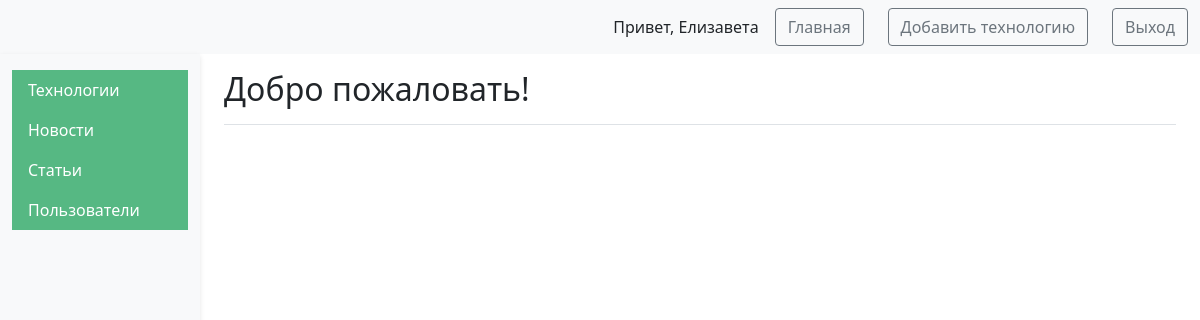
The page /tech_admin (signed in) on the database as committed earlier.
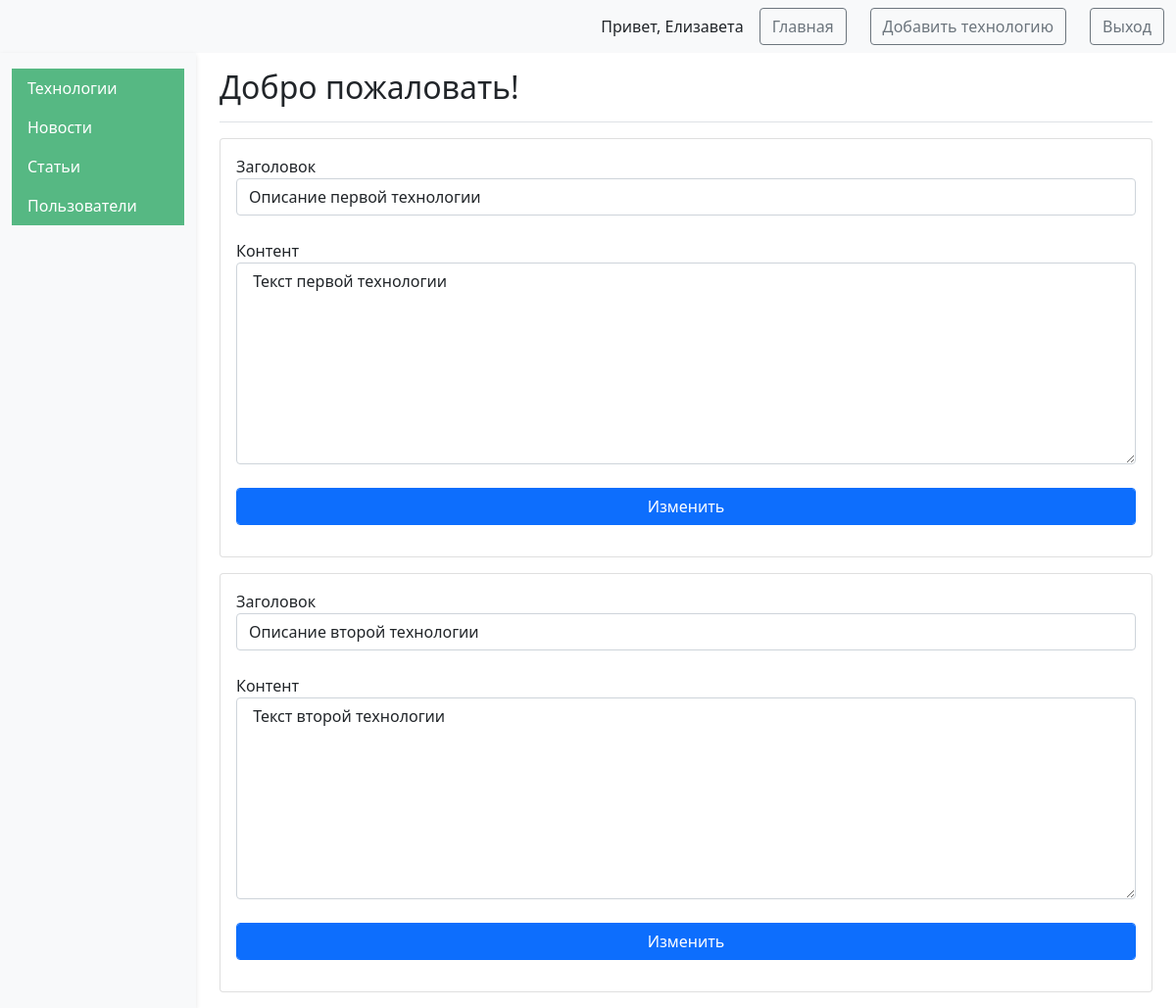
The same page on the database as committed later.
### tables this page shows
CREATE TABLE technologies (
    id INTEGER PRIMARY KEY AUTOINCREMENT,
    summary TEXT NOT NULL,
    content TEXT NOT NULL
);

### app.py (the view, shortened to what this page needs)
@app.route("/tech_admin", methods=["POST", "GET"])
@login_required
def tech_admin():
    return render_template(
        'technol_admin.html',
        posts=dbase.getTechnJSON(),
        user_name=current_user.get_name(),
        is_admin=int(current_user.get_admin())
    )

### DataBase.py (called while the page is built)
    def getTechnJSON(self):
        sql = '''SELECT * FROM technologies'''
        try:
            self.__cur.execute(sql)
            res = self.__cur.fetchall()
            if res:
                blocks_list = [dict(ix) for ix in res]
                return blocks_list
        except:
            return False
        return []

    def getUser(self, user_id):
        try:
            self.__cur.execute(
                f"SELECT * FROM users WHERE id = {user_id} LIMIT 1")
            res = self.__cur.fetchone()
            if not res:
                print("Пользователь не найден")
                return False
            return res
        except sqlite3.Error as e:
            print("Ошибка получения из БД "+str(e))
        return False

### UserLogin.py (called while the page is built)
    def fromDB(self, user_id, db):
        self.__user = db.getUser(user_id)
        return self

    def get_name(self):
        return str(self.__user['name'])

    def get_admin(self):
        return str(self.__user['is_admin'])

### app.py (called while the page is built)
@app.before_request
def before_request():
    global dbase
    db = get_db()
    dbase = DataBase(db)

@login_manager.user_loader  # Загрузка пользователя
def load_user(user_id):
    return UserLogin().fromDB(user_id, dbase)

### templates/technol_admin.html (shortened to what this page needs)
<!DOCTYPE html>
<html lang="en">
<head>
	<link href="https://cdn.jsdelivr.net/npm/bootstrap@5.1.3/dist/css/bootstrap.min.css" rel="stylesheet">
</head>
<body>
	<nav class="navbar navbar-expand-lg navbar-light bg-light">
		<div class="container-fluid">
			<div class="d-flex align-items-center">
				<span class="me-3">Привет, {{user_name}}</span>
				<a href="{{ url_for('index') }}" class="btn btn-outline-secondary me-4">Главная</a>
				<a class="btn btn-outline-secondary me-4" href="{{url_for('addTech')}}">Добавить технологию</a>
				<a href="{{ url_for('logout') }}" class="btn btn-outline-secondary">Выход</a>
			</div>
		</div>
	</nav>
	<div class="container-fluid">
		<div class="row">
			{% if is_admin == 1 %}
			<nav id="sidebarMenu" class="col-md-3 col-lg-2 d-md-block bg-light sidebar collapse">
				<div class="position-sticky pt-3">
					<ul class="nav flex-column">
						<li class="nav-item">
							<a class="nav-link active" aria-current="page" href="{{ url_for('tech_admin') }}">
								Технологии
							</a>
							<a class="nav-link active" aria-current="page" href="{{ url_for('news_admin') }}">
								Новости
							</a>
							<a class="nav-link active" aria-current="page" href="{{ url_for('post_admin') }}">
								Статьи
							</a>
							<a class="nav-link active" aria-current="page" href="{{ url_for('get_all_users') }}">
								Пользователи
							</a>
						</li>
					</ul>
				</div>
			</nav>
			{% endif %}
			<main class="col-md-9 ms-sm-auto col-lg-10 px-md-4">
				<div
					class="d-flex justify-content-between flex-wrap flex-md-nowrap align-items-center pt-3 pb-2 mb-3 border-bottom">
					<h1 class="h2">Добро пожаловать! </h1>
				</div>
				{% if posts == () %}
				<h5 class="card-title">Технологий пока нету</h5>
				{% else %}
				{% for post in posts %}
				{% if is_admin == 1 %}
				<form action="{{url_for('tech_admin')}}" method="post" class="form-contact">
					<div class="card mb-3">
						<div class="card-body">
							<label class="d-flex flex-column">Заголовок<input class="form-control" type="text"
									value="{{ post['summary'] }}" name="summary"> <br></label>
							<label class="d-flex flex-column">Контент<textarea class="form-control"
									value="{{ post['content'] }}" name="content" rows="8"
									cols="55"> {{ post['content'] }}</textarea> <br></label>
							<p><button class="form-control color-primary btn btn-primary"
									type="submit">Изменить</button>
						</div>
					</div>
				</form>
				{% endif %}
				{% endfor %}
				{% endif %}
			</main>
		</div>
	</div>
</body>
</html>

Rows that differ between the two databases and show on the page:
added technologies: summary "Описание первой технологии", content "Текст первой технологии"
added technologies: summary "Описание второй технологии", content "Текст второй технологии"
